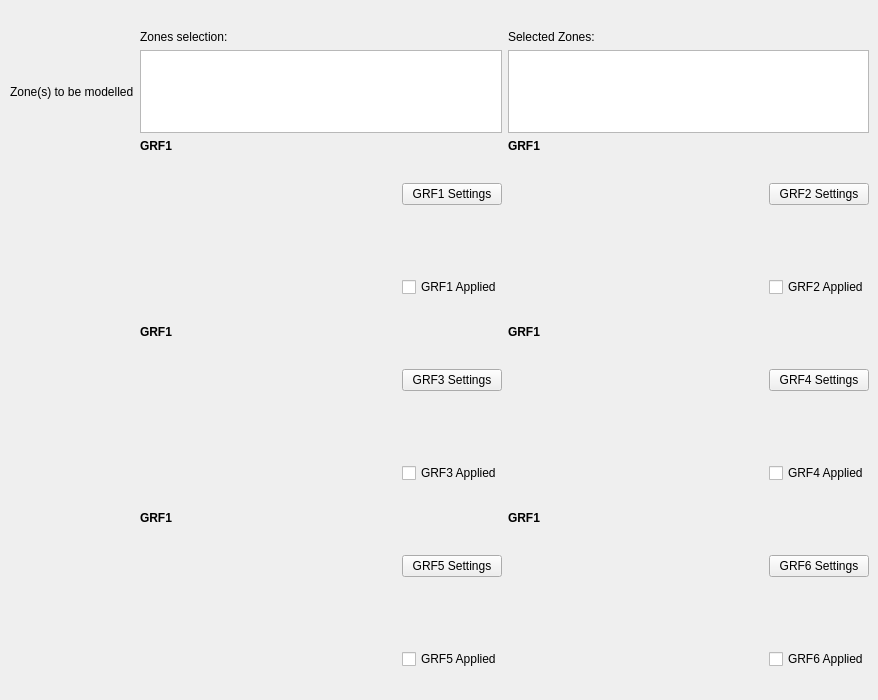
    <widget class="QWidget" name="tab">
     <attribute name="title">
      <string>GRF</string>
     </attribute>
     <widget class="QWidget" name="layoutWidget_12">
      <property name="geometry">
       <rect>
        <x>10</x>
        <y>30</y>
        <width>859</width>
        <height>661</height>
       </rect>
      </property>
      <layout class="QGridLayout" name="gridLayout_26">
       <item row="0" column="2">
        <widget class="QLabel" name="label_24">
         <property name="text">
          <string>Selected Zones:</string>
         </property>
        </widget>
       </item>
       <item row="1" column="0">
        <widget class="QLabel" name="label_22">
         <property name="text">
          <string>Zone(s) to be modelled       </string>
         </property>
         <property name="wordWrap">
          <bool>true</bool>
         </property>
        </widget>
       </item>
       <item row="0" column="1">
        <widget class="QLabel" name="label_23">
         <property name="text">
          <string>Zones selection:</string>
         </property>
        </widget>
       </item>
       <item row="3" column="1">
        <layout class="QGridLayout" name="gridLayout_17">
         <item row="0" column="1" rowspan="2">
          <widget class="QFrame" name="GRF1_kplotwidget_2">
           <property name="minimumSize">
            <size>
             <width>180</width>
             <height>180</height>
            </size>
           </property>
           <property name="backgroundColor" stdset="0">
            <color>
             <red>255</red>
             <green>255</green>
             <blue>255</blue>
            </color>
           </property>
           <property name="foregroundColor" stdset="0">
            <color>
             <red>0</red>
             <green>0</green>
             <blue>0</blue>
            </color>
           </property>
          </widget>
         </item>
         <item row="0" column="0">
          <widget class="QLabel" name="GRF1_label_2">
           <property name="font">
            <font>
             <weight>75</weight>
             <bold>true</bold>
            </font>
           </property>
           <property name="text">
            <string>GRF1</string>
           </property>
           <property name="alignment">
            <set>Qt::AlignLeading|Qt::AlignLeft|Qt::AlignTop</set>
           </property>
          </widget>
         </item>
         <item row="0" column="2">
          <widget class="QPushButton" name="GAUS1Settings_pushButton_2">
           <property name="text">
            <string>GRF3 Settings</string>
           </property>
          </widget>
         </item>
         <item row="1" column="2">
          <widget class="QCheckBox" name="checkBox_4">
           <property name="text">
            <string>GRF3 Applied</string>
           </property>
          </widget>
         </item>
        </layout>
       </item>
       <item row="1" column="2">
        <widget class="QListWidget" name="listWidget_13"/>
       </item>
       <item row="3" column="2">
        <layout class="QGridLayout" name="gridLayout_18">
         <item row="0" column="1" rowspan="2">
          <widget class="QFrame" name="GRF1_kplotwidget_3">
           <property name="minimumSize">
            <size>
             <width>180</width>
             <height>180</height>
            </size>
           </property>
           <property name="backgroundColor" stdset="0">
            <color>
             <red>255</red>
             <green>255</green>
             <blue>255</blue>
            </color>
           </property>
           <property name="foregroundColor" stdset="0">
            <color>
             <red>0</red>
             <green>0</green>
             <blue>0</blue>
            </color>
           </property>
          </widget>
         </item>
         <item row="0" column="0">
          <widget class="QLabel" name="GRF1_label_3">
           <property name="font">
            <font>
             <weight>75</weight>
             <bold>true</bold>
            </font>
           </property>
           <property name="text">
            <string>GRF1</string>
           </property>
           <property name="alignment">
            <set>Qt::AlignLeading|Qt::AlignLeft|Qt::AlignTop</set>
           </property>
          </widget>
         </item>
         <item row="0" column="2">
          <widget class="QPushButton" name="GAUS1Settings_pushButton_5">
           <property name="text">
            <string>GRF4 Settings</string>
           </property>
          </widget>
         </item>
         <item row="1" column="2">
          <widget class="QCheckBox" name="checkBox_5">
           <property name="text">
            <string>GRF4 Applied</string>
           </property>
          </widget>
         </item>
        </layout>
       </item>
       <item row="2" column="2">
        <layout class="QGridLayout" name="gridLayout_31">
         <item row="0" column="1" rowspan="2">
          <widget class="QFrame" name="GRF1_kplotwidget_8">
           <property name="minimumSize">
            <size>
             <width>180</width>
             <height>180</height>
            </size>
           </property>
           <property name="backgroundColor" stdset="0">
            <color>
             <red>255</red>
             <green>255</green>
             <blue>255</blue>
            </color>
           </property>
           <property name="foregroundColor" stdset="0">
            <color>
             <red>0</red>
             <green>0</green>
             <blue>0</blue>
            </color>
           </property>
          </widget>
         </item>
         <item row="0" column="0">
          <widget class="QLabel" name="GRF1_label_8">
           <property name="font">
            <font>
             <weight>75</weight>
             <bold>true</bold>
            </font>
           </property>
           <property name="text">
            <string>GRF1</string>
           </property>
           <property name="alignment">
            <set>Qt::AlignLeading|Qt::AlignLeft|Qt::AlignTop</set>
           </property>
          </widget>
         </item>
         <item row="0" column="2">
          <widget class="QPushButton" name="GAUS1Settings_pushButton_14">
           <property name="text">
            <string>GRF2 Settings</string>
           </property>
          </widget>
         </item>
         <item row="1" column="2">
          <widget class="QCheckBox" name="checkBox_14">
           <property name="text">
            <string>GRF2 Applied</string>
           </property>
          </widget>
         </item>
        </layout>
       </item>
       <item row="1" column="1">
        <widget class="QListWidget" name="listWidget_14"/>
       </item>
       <item row="2" column="1">
        <layout class="QGridLayout" name="gridLayout_27">
         <item row="0" column="1" rowspan="2">
          <widget class="QFrame" name="GRF1_kplotwidget_4">
           <property name="minimumSize">
            <size>
             <width>180</width>
             <height>180</height>
            </size>
           </property>
           <property name="backgroundColor" stdset="0">
            <color>
             <red>255</red>
             <green>255</green>
             <blue>255</blue>
            </color>
           </property>
           <property name="foregroundColor" stdset="0">
            <color>
             <red>0</red>
             <green>0</green>
             <blue>0</blue>
            </color>
           </property>
           <zorder>GRF1_label_4</zorder>
          </widget>
         </item>
         <item row="0" column="2">
          <widget class="QPushButton" name="GAUS1Settings_pushButton_10">
           <property name="text">
            <string>GRF1 Settings</string>
           </property>
          </widget>
         </item>
         <item row="1" column="2">
          <widget class="QCheckBox" name="checkBox_10">
           <property name="text">
            <string>GRF1 Applied</string>
           </property>
          </widget>
         </item>
         <item row="0" column="0">
          <widget class="QLabel" name="GRF1_label_4">
           <property name="font">
            <font>
             <weight>75</weight>
             <bold>true</bold>
            </font>
           </property>
           <property name="text">
            <string>GRF1</string>
           </property>
           <property name="alignment">
            <set>Qt::AlignLeading|Qt::AlignLeft|Qt::AlignTop</set>
           </property>
          </widget>
         </item>
        </layout>
       </item>
       <item row="4" column="1">
        <layout class="QGridLayout" name="gridLayout_19">
         <item row="0" column="1" rowspan="2">
          <widget class="QFrame" name="GRF1_kplotwidget_9">
           <property name="minimumSize">
            <size>
             <width>180</width>
             <height>180</height>
            </size>
           </property>
           <property name="backgroundColor" stdset="0">
            <color>
             <red>255</red>
             <green>255</green>
             <blue>255</blue>
            </color>
           </property>
           <property name="foregroundColor" stdset="0">
            <color>
             <red>0</red>
             <green>0</green>
             <blue>0</blue>
            </color>
           </property>
          </widget>
         </item>
         <item row="0" column="0">
          <widget class="QLabel" name="GRF1_label_9">
           <property name="font">
            <font>
             <weight>75</weight>
             <bold>true</bold>
            </font>
           </property>
           <property name="text">
            <string>GRF1</string>
           </property>
           <property name="alignment">
            <set>Qt::AlignLeading|Qt::AlignLeft|Qt::AlignTop</set>
           </property>
          </widget>
         </item>
         <item row="0" column="2">
          <widget class="QPushButton" name="GAUS1Settings_pushButton_6">
           <property name="text">
            <string>GRF5 Settings</string>
           </property>
          </widget>
         </item>
         <item row="1" column="2">
          <widget class="QCheckBox" name="checkBox_6">
           <property name="text">
            <string>GRF5 Applied</string>
           </property>
          </widget>
         </item>
        </layout>
       </item>
       <item row="4" column="2">
        <layout class="QGridLayout" name="gridLayout_20">
         <item row="0" column="1" rowspan="2">
          <widget class="QFrame" name="GRF1_kplotwidget_10">
           <property name="minimumSize">
            <size>
             <width>180</width>
             <height>180</height>
            </size>
           </property>
           <property name="backgroundColor" stdset="0">
            <color>
             <red>255</red>
             <green>255</green>
             <blue>255</blue>
            </color>
           </property>
           <property name="foregroundColor" stdset="0">
            <color>
             <red>0</red>
             <green>0</green>
             <blue>0</blue>
            </color>
           </property>
          </widget>
         </item>
         <item row="0" column="0">
          <widget class="QLabel" name="GRF1_label_10">
           <property name="font">
            <font>
             <weight>75</weight>
             <bold>true</bold>
            </font>
           </property>
           <property name="text">
            <string>GRF1</string>
           </property>
           <property name="alignment">
            <set>Qt::AlignLeading|Qt::AlignLeft|Qt::AlignTop</set>
           </property>
          </widget>
         </item>
         <item row="0" column="2">
          <widget class="QPushButton" name="GAUS1Settings_pushButton_7">
           <property name="text">
            <string>GRF6 Settings</string>
           </property>
          </widget>
         </item>
         <item row="1" column="2">
          <widget class="QCheckBox" name="checkBox_7">
           <property name="text">
            <string>GRF6 Applied</string>
           </property>
          </widget>
         </item>
        </layout>
       </item>
      </layout>
     </widget>
    </widget>
